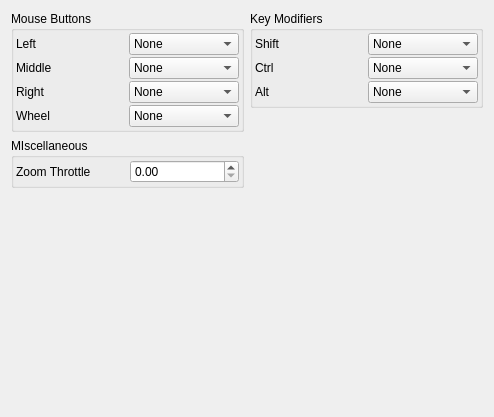
     <widget class="QWidget" name="InteractionTab" >
      <property name="geometry" >
       <rect>
        <x>0</x>
        <y>0</y>
        <width>494</width>
        <height>417</height>
       </rect>
      </property>
      <attribute name="title" >
       <string>Interaction</string>
      </attribute>
      <attribute name="icon" >
       <iconset resource="icons.qrc" >
        <normaloff>:/mouse/icons/mouse_translate.svg</normaloff>:/mouse/icons/mouse_translate.svg</iconset>
      </attribute>
      <layout class="QHBoxLayout" name="horizontalLayout_3" >
       <item>
        <layout class="QVBoxLayout" name="verticalLayout_3" >
         <item>
          <widget class="QGroupBox" name="MouseGroup" >
           <property name="sizePolicy" >
            <sizepolicy vsizetype="Minimum" hsizetype="Preferred" >
             <horstretch>0</horstretch>
             <verstretch>0</verstretch>
            </sizepolicy>
           </property>
           <property name="title" >
            <string>Mouse Buttons</string>
           </property>
           <layout class="QHBoxLayout" >
            <property name="spacing" >
             <number>4</number>
            </property>
            <property name="margin" >
             <number>2</number>
            </property>
            <item>
             <layout class="QGridLayout" >
              <property name="margin" >
               <number>0</number>
              </property>
              <property name="spacing" >
               <number>2</number>
              </property>
              <item row="2" column="0" >
               <widget class="QLabel" name="label_25" >
                <property name="text" >
                 <string>Right</string>
                </property>
               </widget>
              </item>
              <item row="1" column="1" >
               <widget class="QComboBox" name="MiddleMouseCombo" >
                <property name="sizePolicy" >
                 <sizepolicy vsizetype="Fixed" hsizetype="Preferred" >
                  <horstretch>0</horstretch>
                  <verstretch>0</verstretch>
                 </sizepolicy>
                </property>
                <item>
                 <property name="text" >
                  <string>None</string>
                 </property>
                </item>
                <item>
                 <property name="text" >
                  <string>Rotate</string>
                 </property>
                </item>
                <item>
                 <property name="text" >
                  <string>Translate</string>
                 </property>
                </item>
                <item>
                 <property name="text" >
                  <string>Interact</string>
                 </property>
                </item>
                <item>
                 <property name="text" >
                  <string>Zoom</string>
                 </property>
                </item>
                <item>
                 <property name="text" >
                  <string>Z-Rotate</string>
                 </property>
                </item>
               </widget>
              </item>
              <item row="0" column="1" >
               <widget class="QComboBox" name="LeftMouseCombo" >
                <property name="sizePolicy" >
                 <sizepolicy vsizetype="Fixed" hsizetype="Preferred" >
                  <horstretch>0</horstretch>
                  <verstretch>0</verstretch>
                 </sizepolicy>
                </property>
                <item>
                 <property name="text" >
                  <string>None</string>
                 </property>
                </item>
                <item>
                 <property name="text" >
                  <string>Rotate</string>
                 </property>
                </item>
                <item>
                 <property name="text" >
                  <string>Translate</string>
                 </property>
                </item>
                <item>
                 <property name="text" >
                  <string>Interact</string>
                 </property>
                </item>
                <item>
                 <property name="text" >
                  <string>Zoom</string>
                 </property>
                </item>
                <item>
                 <property name="text" >
                  <string>Z-Rotate</string>
                 </property>
                </item>
               </widget>
              </item>
              <item row="1" column="0" >
               <widget class="QLabel" name="label_24" >
                <property name="text" >
                 <string>Middle</string>
                </property>
               </widget>
              </item>
              <item row="0" column="0" >
               <widget class="QLabel" name="label_23" >
                <property name="text" >
                 <string>Left</string>
                </property>
               </widget>
              </item>
              <item row="2" column="1" >
               <widget class="QComboBox" name="RightMouseCombo" >
                <property name="sizePolicy" >
                 <sizepolicy vsizetype="Fixed" hsizetype="Preferred" >
                  <horstretch>0</horstretch>
                  <verstretch>0</verstretch>
                 </sizepolicy>
                </property>
                <item>
                 <property name="text" >
                  <string>None</string>
                 </property>
                </item>
                <item>
                 <property name="text" >
                  <string>Rotate</string>
                 </property>
                </item>
                <item>
                 <property name="text" >
                  <string>Translate</string>
                 </property>
                </item>
                <item>
                 <property name="text" >
                  <string>Interact</string>
                 </property>
                </item>
                <item>
                 <property name="text" >
                  <string>Zoom</string>
                 </property>
                </item>
                <item>
                 <property name="text" >
                  <string>Z-Rotate</string>
                 </property>
                </item>
               </widget>
              </item>
              <item row="3" column="0" >
               <widget class="QLabel" name="label_29" >
                <property name="text" >
                 <string>Wheel</string>
                </property>
               </widget>
              </item>
              <item row="3" column="1" >
               <widget class="QComboBox" name="WheelMouseCombo" >
                <property name="sizePolicy" >
                 <sizepolicy vsizetype="Fixed" hsizetype="Preferred" >
                  <horstretch>0</horstretch>
                  <verstretch>0</verstretch>
                 </sizepolicy>
                </property>
                <item>
                 <property name="text" >
                  <string>None</string>
                 </property>
                </item>
                <item>
                 <property name="text" >
                  <string>Rotate</string>
                 </property>
                </item>
                <item>
                 <property name="text" >
                  <string>Translate</string>
                 </property>
                </item>
                <item>
                 <property name="text" >
                  <string>Interact</string>
                 </property>
                </item>
                <item>
                 <property name="text" >
                  <string>Zoom</string>
                 </property>
                </item>
                <item>
                 <property name="text" >
                  <string>Z-Rotate</string>
                 </property>
                </item>
               </widget>
              </item>
             </layout>
            </item>
           </layout>
          </widget>
         </item>
         <item>
          <widget class="QGroupBox" name="MiscInteractionGroup" >
           <property name="title" >
            <string>MIscellaneous</string>
           </property>
           <layout class="QHBoxLayout" >
            <property name="spacing" >
             <number>4</number>
            </property>
            <property name="margin" >
             <number>2</number>
            </property>
            <item>
             <widget class="QLabel" name="ZoomThlabel" >
              <property name="text" >
               <string>Zoom Throttle</string>
              </property>
             </widget>
            </item>
            <item>
             <widget class="QDoubleSpinBox" name="ZoomThrottleSpin" />
            </item>
           </layout>
          </widget>
         </item>
         <item>
          <spacer>
           <property name="orientation" >
            <enum>Qt::Vertical</enum>
           </property>
           <property name="sizeHint" stdset="0" >
            <size>
             <width>20</width>
             <height>40</height>
            </size>
           </property>
          </spacer>
         </item>
        </layout>
       </item>
       <item>
        <layout class="QVBoxLayout" name="verticalLayout_4" >
         <item>
          <widget class="QGroupBox" name="KeyboardGroup" >
           <property name="title" >
            <string>Key Modifiers</string>
           </property>
           <layout class="QVBoxLayout" >
            <property name="spacing" >
             <number>4</number>
            </property>
            <property name="margin" >
             <number>2</number>
            </property>
            <item>
             <layout class="QGridLayout" >
              <property name="margin" >
               <number>0</number>
              </property>
              <property name="spacing" >
               <number>2</number>
              </property>
              <item row="2" column="0" >
               <widget class="QLabel" name="label_32" >
                <property name="text" >
                 <string>Alt</string>
                </property>
               </widget>
              </item>
              <item row="0" column="0" >
               <widget class="QLabel" name="label_30" >
                <property name="text" >
                 <string>Shift</string>
                </property>
               </widget>
              </item>
              <item row="1" column="0" >
               <widget class="QLabel" name="label_31" >
                <property name="text" >
                 <string>Ctrl</string>
                </property>
               </widget>
              </item>
              <item row="0" column="1" >
               <widget class="QComboBox" name="ShiftButtonCombo" >
                <property name="sizePolicy" >
                 <sizepolicy vsizetype="Fixed" hsizetype="Preferred" >
                  <horstretch>0</horstretch>
                  <verstretch>0</verstretch>
                 </sizepolicy>
                </property>
                <item>
                 <property name="text" >
                  <string>None</string>
                 </property>
                </item>
                <item>
                 <property name="text" >
                  <string>Transform</string>
                 </property>
                </item>
                <item>
                 <property name="text" >
                  <string>Z-Rotate</string>
                 </property>
                </item>
               </widget>
              </item>
              <item row="1" column="1" >
               <widget class="QComboBox" name="CtrlButtonCombo" >
                <property name="sizePolicy" >
                 <sizepolicy vsizetype="Fixed" hsizetype="Preferred" >
                  <horstretch>0</horstretch>
                  <verstretch>0</verstretch>
                 </sizepolicy>
                </property>
                <item>
                 <property name="text" >
                  <string>None</string>
                 </property>
                </item>
                <item>
                 <property name="text" >
                  <string>Transform</string>
                 </property>
                </item>
                <item>
                 <property name="text" >
                  <string>Z-Rotate</string>
                 </property>
                </item>
               </widget>
              </item>
              <item row="2" column="1" >
               <widget class="QComboBox" name="AltButtonCombo" >
                <property name="sizePolicy" >
                 <sizepolicy vsizetype="Fixed" hsizetype="Preferred" >
                  <horstretch>0</horstretch>
                  <verstretch>0</verstretch>
                 </sizepolicy>
                </property>
                <item>
                 <property name="text" >
                  <string>None</string>
                 </property>
                </item>
                <item>
                 <property name="text" >
                  <string>Transform</string>
                 </property>
                </item>
                <item>
                 <property name="text" >
                  <string>Z-Rotate</string>
                 </property>
                </item>
               </widget>
              </item>
             </layout>
            </item>
           </layout>
          </widget>
         </item>
         <item>
          <spacer>
           <property name="orientation" >
            <enum>Qt::Vertical</enum>
           </property>
           <property name="sizeHint" stdset="0" >
            <size>
             <width>20</width>
             <height>20</height>
            </size>
           </property>
          </spacer>
         </item>
        </layout>
       </item>
      </layout>
     </widget>
